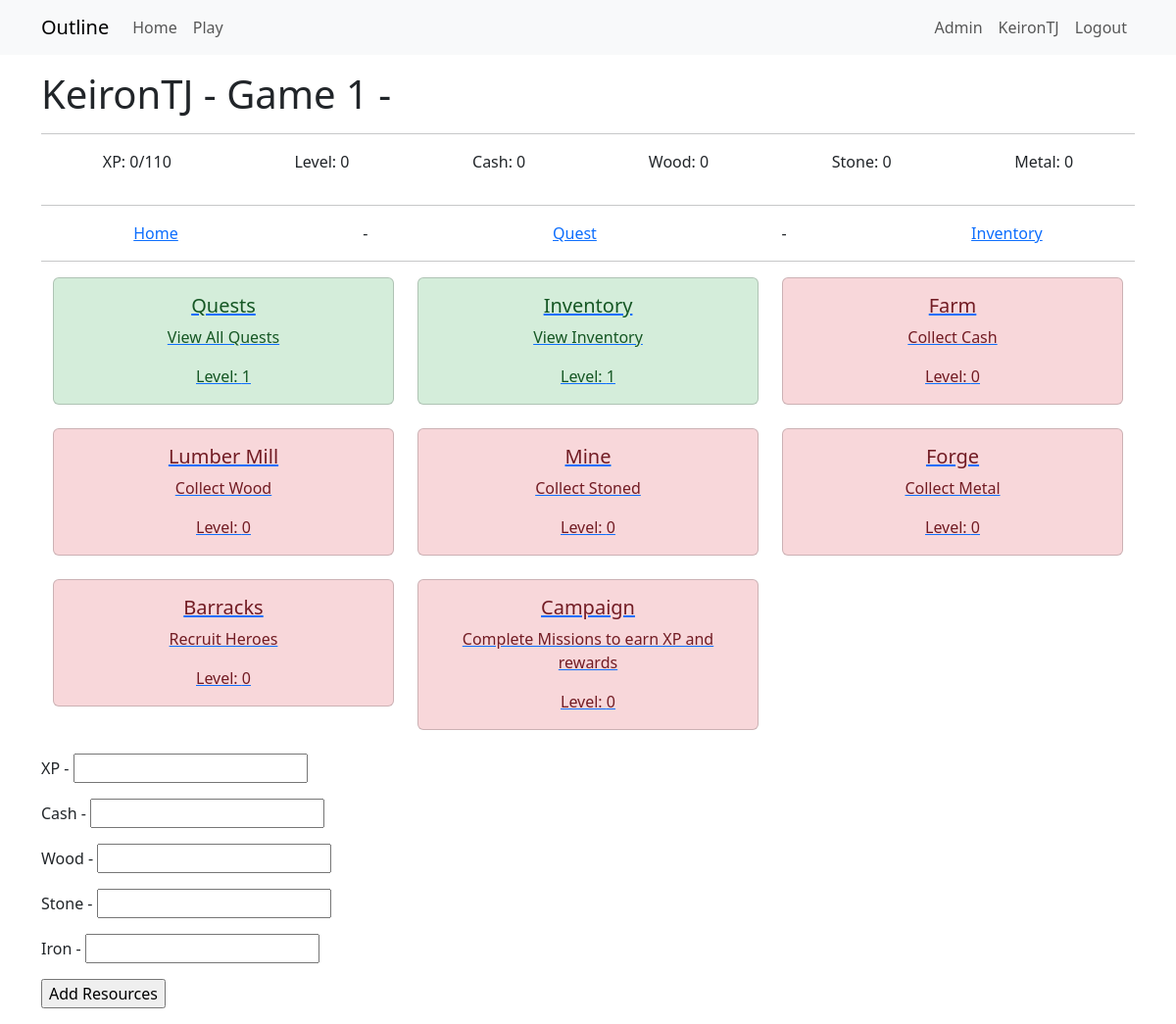
/play/1 (signed in), run on an earlier commit of the app's database.
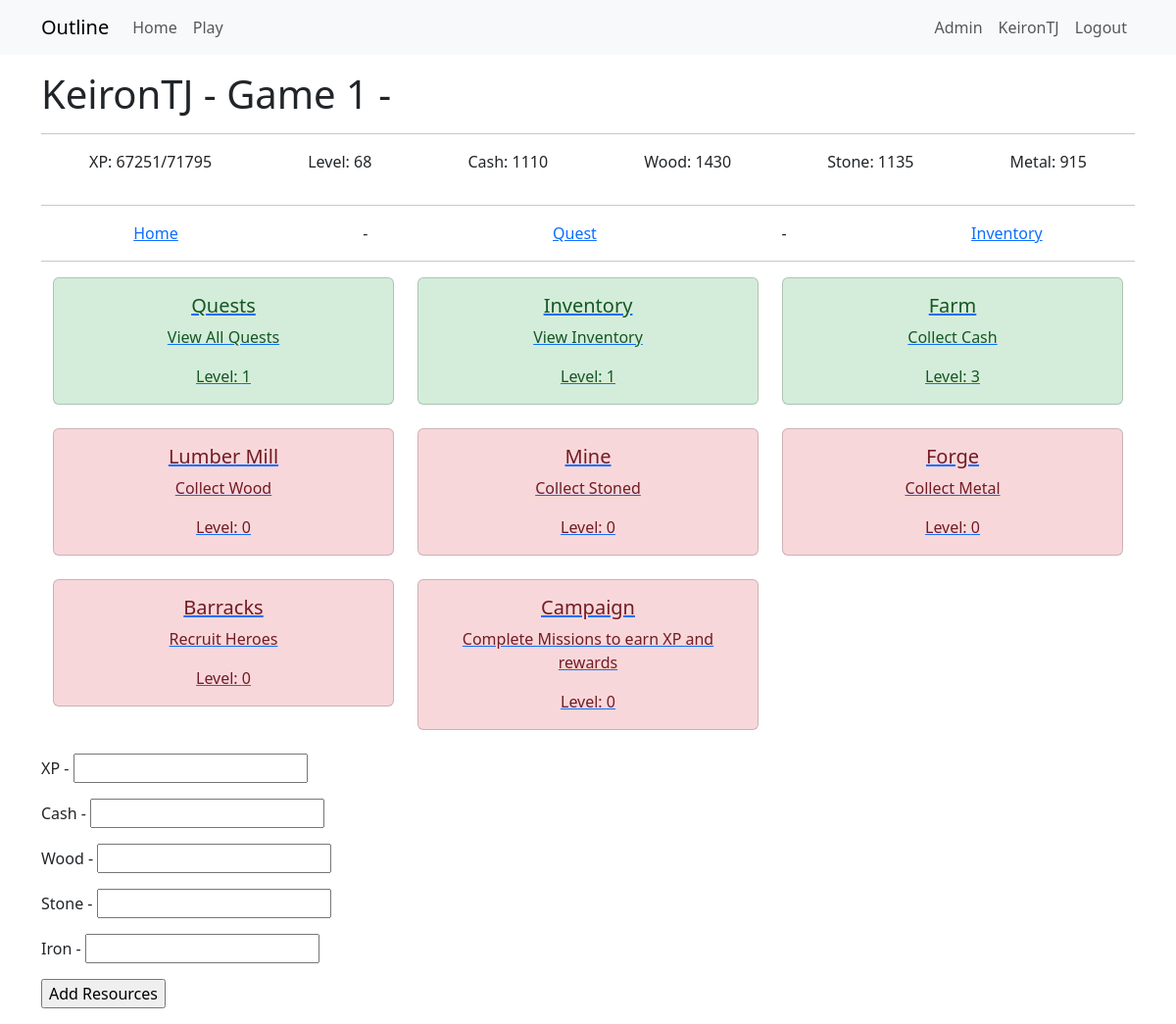
And on a later commit of the database.
### app/models.py (models this page shows, shortened)
class User(UserMixin, db.Model):
    id = db.Column(Integer, primary_key=True)
    username = db.Column(String(64), index=True, unique=True)
    email = db.Column(String(120), index=True, unique=True)
    password_hash = db.Column(String(256))
    active = db.Column(db.Boolean(), default=True)
    activegame = db.Column(db.Integer, nullable=True)
    game = so.relationship("Game", back_populates="user", cascade="all, delete-orphan")
    role=so.relationship("Role", secondary="user_roles")
    def is_admin(self):
        return 'admin' in [role.name for role in self.role]

class Game(db.Model):
    __tablename__ = 'game'
    id = db.Column(db.Integer, primary_key=True)
    user_id = db.Column(db.Integer, db.ForeignKey('user.id'), nullable=False)
    game_name = db.Column(db.String(64))
    game_exists = db.Column(db.Boolean, default=True)
    entry_date = db.Column(db.DateTime, default=datetime.now(timezone.utc))
    xp = db.Column(db.Integer, default=0)
    level = db.Column(db.Integer, default=0)
    cash = db.Column(db.Integer, default=0)
    wood = db.Column(db.Integer, default=0)
    stone = db.Column(db.Integer, default=0)
    metal = db.Column(db.Integer, default=0)
    next_level_xp_required = db.Column(db.Integer, default=110)
    user = db.relationship("User", back_populates="game")
    inventories = db.relationship("InventoryUser", back_populates="game")
    quest_progress = db.relationship("QuestProgress", back_populates="game")
    building_progress = db.relationship("BuildingProgress", back_populates="game")
    resource_logs = db.relationship("ResourceLog", back_populates="game")
    hero_progress = db.relationship("HeroProgress", back_populates="game")
    hero_slots = db.relationship("HeroSlots", back_populates="game")

class BuildingProgress(db.Model):
    __tablename__ = 'building_progress'
    id = db.Column(db.Integer, primary_key=True)
    building_id = db.Column(db.Integer, db.ForeignKey('buildings.id'))
    game_id = db.Column(db.Integer, db.ForeignKey('game.id'))
    building_level = db.Column(db.Integer, default=0)
    building_active = db.Column(db.Boolean, default=False)
    xp_per_minute = db.Column(db.Integer, default=0)
    cash_per_minute = db.Column(db.Integer, default=0)
    wood_per_minute = db.Column(db.Integer, default=0)
    stone_per_minute = db.Column(db.Integer, default=0)
    metal_per_minute = db.Column(db.Integer, default=0)
    accrual_start_time = db.Column(db.DateTime, nullable=True)
    max_accrual_duration = db.Column(db.Integer, default=240) # in minutes
    accrued_xp = db.Column(db.Integer, default=0)
    accrued_cash = db.Column(db.Integer, default=0)
    accrued_wood = db.Column(db.Integer, default=0)
    accrued_stone = db.Column(db.Integer, default=0)
    accrued_metal = db.Column(db.Integer, default=0)
    building_completed = db.Column(db.Boolean, default=False)
    building_completed_date = db.Column(db.DateTime, nullable=True)
    building = db.relationship("Buildings", back_populates="building_progress")
    game = db.relationship("Game", back_populates="building_progress")

class Buildings(db.Model):
    __tablename__ = 'buildings'
    id = db.Column(db.Integer, primary_key=True)
    building_type_id = db.Column(db.Integer, db.ForeignKey('building_types.id'))
    building_name = db.Column(db.String(64))
    building_description = db.Column(db.String(256))
    building_link = db.Column(db.String(256))
    base_building_cash_required = db.Column(db.Integer, default=0)
    base_building_level_required = db.Column(db.Integer, default=0)
    base_building_xp_required = db.Column(db.Integer, default=0)
    base_building_wood_required = db.Column(db.Integer, default=0)
    base_building_stone_required = db.Column(db.Integer, default=0)
    base_building_metal_required = db.Column(db.Integer, default=0)
    max_building_level = db.Column(db.Integer, default=25)
    base_xp_per_minute = db.Column(db.Integer, default=0)
    base_cash_per_minute = db.Column(db.Integer, default=0)
    base_wood_per_minute = db.Column(db.Integer, default=0)
    base_stone_per_minute = db.Column(db.Integer, default=0)
    base_metal_per_minute = db.Column(db.Integer, default=0)
    building_type = db.relationship("BuildingType", back_populates="building")
    building_progress = db.relationship("BuildingProgress", back_populates="building")

### app/game/routes.py (the view, shortened to what this page needs)
@bp.route('/play/<game_id>', methods=['GET', 'POST'])
@login_required
def play(game_id):
    if not current_user.is_admin() and current_user.activegame != int(game_id):
        return redirect(url_for('admin.not_admin'))
    game = g.game  # Optimized query
    if not game:
        flash('Game not found.', 'error')
        return redirect(url_for('main.index'))
    resourceform = AddResourcesForm()
    service = GameService(game_id=game_id)
    return render_template("game/play.html", game=game, resourceform=resourceform)

### app/game/forms.py
class AddResourcesForm(FlaskForm):
    xp = IntegerField('XP')
    cash = IntegerField('Cash')
    wood = IntegerField('Wood')
    stone = IntegerField('Stone')
    metal = IntegerField('Iron')
    add_button = SubmitField('Add Resources')

### app/game/__init__.py (called while the page is built)
@bp.before_app_request
def before_request():
    load_game()

### app/game/context_processor.py (called while the page is built)
def load_game():
    if current_user.is_authenticated:
        game_id = current_user.activegame
        if game_id:
            g.game = Game.query.get(game_id)
        else:
            g.game = None
    else:
        g.game = None

### app/game/game_services.py (called while the page is built)
    def _get_game(self) -> Game:
        game = Game.query.get(self.game_id)
        if game is None:
            raise ValueError(f"Game with ID {self.game_id} not found.")
        return game

### app/models.py (called while the page is built)
@login.user_loader
def load_user(id):
    return db.session.get(User, int(id))

### app/templates/game/play.html (shortened to what this page needs)
{% extends "game/game_base.html" %}
{% block content2 %}
<div class="container mt-3">
    <div class="row">
        {% for building in game.building_progress %}
        <div class="col-md-4 mb-4">
            {% if building.building.building_type.id == 2 %}
                <a href="{{  url_for(building.building.building_link, game_id=game.id) }}" class="card-link">
            {% else %}
                <a href="{{  url_for(building.building.building_link, building_progress_id=building.id) }}" class="card-link">
            {% endif %}
                {% if building.building_active %}
                    <div class="card building-active">
                {% else %}
                    <div class="card building-inactive">
                {% endif %}
                    <div class="card-body text-center">
                        <h5 class="card-title">{{ building.building.building_name }}</h5>
                        <p class="card-text">{{ building.building.building_description }}</p>
                        <p class="card-text">Level: {{ building.building_level }}</p>
                    </div>
                </div>
            </a>
        </div>
        {% if loop.index % 3 == 0 %}
    </div><div class="row">
        {% endif %}
        {% endfor %}
    </div>
</div>
<div>
    <form action="" method="post">
        <p>{{ resourceform.xp.label }} - {{ resourceform.xp }}</p>
        <p>{{ resourceform.cash.label }} - {{ resourceform.cash }}</p>
        <p>{{ resourceform.wood.label }} - {{ resourceform.wood }}</p>
        <p>{{ resourceform.stone.label }} - {{ resourceform.stone }}</p>
        <p>{{ resourceform.metal.label }} - {{ resourceform.metal }}</p>
        <p>{{ resourceform.add_button() }}</p>
    </form>
</div>
{% endblock content2 %}

### app/templates/game/game_base.html (shortened to what this page needs)
{% extends "base.html" %}
{% block content %}
<h1>  {{ game.user.username }} - {{ game.game_name }} - {{ title }}  </h1>
<hr>
<div style="display: flex; justify-content: space-around;">
    <p>XP: {{ game.xp }}/{{game.next_level_xp_required}}</p>
    <p>Level: {{ game.level}}</p>
    <p>Cash: {{ game.cash }}</p>
    <p>Wood: {{ game.wood }}</p>
    <p>Stone: {{ game.stone }}</p>
    <p>Metal: {{ game.metal }}</p>
</div>
<hr>
<div style="display: flex; justify-content: space-around;">
    <a href="{{ url_for('game.play', game_id=game.id) }}">Home</a> -
    {% for building in game.building_progress %}
       {% if building.building.id == 1 %}
            <a href="{{ url_for('game.building_quests', building_progress_id=building.id) }}">Quest</a> -
       {% endif %}
    {% endfor %}
    <a href="{{ url_for('game.building_inventory', game_id=game.id) }}"> Inventory </a>
</div>
<hr>
{% block content2 %}  {% endblock content2 %}
{% endblock content %}

### app/templates/base.html (shortened to what this page needs)
<!doctype html>
<html lang="en">
<head>
    <link href="https://cdn.jsdelivr.net/npm/bootstrap@5.3.2/dist/css/bootstrap.min.css"
          rel="stylesheet"
>
    <link rel="stylesheet" href="{{ url_for('static', filename='style.css') }}">
</head>
<body>
    <nav class="navbar navbar-expand-lg bg-body-tertiary">
        <div class="container">
            <a class="navbar-brand" href="{{ url_for('main.index') }}">Outline</a>
            <div class="collapse navbar-collapse" id="navbarSupportedContent">
                <ul class="navbar-nav me-auto mb-2 mb-lg-0">
                    <li class="nav-item">
                        <a class="nav-link" aria-current="page" href="{{ url_for('main.index') }}">Home</a>
                    </li>
                    {% if not current_user.is_authenticated or current_user.activegame == None    %}
                    <li class="nav-item">
                        <a class="nav-link" aria-current="page" href="{{ url_for('game.startmenu') }}">Start Menu</a>
                    </li>
                    {% else %}
                    <li class="nav-item">
                        <a class="nav-link" aria-current="page" href="{{ url_for('game.play', game_id=current_user.activegame) }}">Play</a>
                    </li>
                    {% endif %}
                </ul>
                <ul class="navbar-nav mb-2 mb-lg-0">
                    {% if current_user.is_anonymous %}
                    <li class="nav-item">
                        <a class="nav-link" aria-current="page" href="{{ url_for('auth.login') }}">Login</a>
                    </li>
                    {% else %}
                    {% if current_user.is_admin() %}
                    <li class="nav-item">
                        <a class="nav-link" aria-current="page" href="{{ url_for('admin.admin_home') }}">Admin</a>
                    </li>
                    {% endif %}
                    <li class="nav-item">
                        <a class="nav-link" aria-current="page" href="{{ url_for('main.view_profile', user_id=current_user.id) }}">{{ current_user.username }}</a>
                    </li>
                    <li class="nav-item">
                        <a class="nav-link" aria-current="page" href="{{ url_for('auth.logout') }}">Logout</a>
                    </li>
                    {% endif %}
                </ul>
            </div>
        </div>
    </nav>
    <div class="container mt-3">
        {% block content %}{% endblock %}
    </div>
</body>
</html>

### app/static/style.css (style rules this page uses)
.building-inactive { background-color: #f8d7da; color: #721c24; }
.building-active { background-color: #d4edda; color: #155724; }

What changed in the data, as far as the page shows it:
changed Game "Game 1": xp "0" → "67251"; next_level_xp_required "110" → "71795"; level "0" → "68"; cash "0" → "1110"; wood "0" → "1430"; stone "0" → "1135"; metal "0" → "915"
changed BuildingProgress "Farm": building_active False → True (drawn); building_level "0" → "3"
